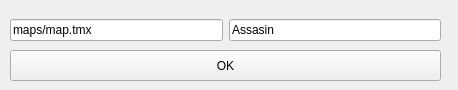
<?xml version="1.0" encoding="UTF-8"?>
<ui version="4.0">
 <class>MainWindow</class>
 <widget class="QMainWindow" name="MainWindow">
  <property name="geometry">
   <rect>
    <x>0</x>
    <y>0</y>
    <width>458</width>
    <height>90</height>
   </rect>
  </property>
  <property name="windowTitle">
   <string>MainWindow</string>
  </property>
  <widget class="QWidget" name="centralwidget">
   <widget class="QWidget" name="horizontalLayoutWidget">
    <property name="geometry">
     <rect>
      <x>10</x>
      <y>10</y>
      <width>431</width>
      <height>41</height>
     </rect>
    </property>
    <layout class="QHBoxLayout" name="horizontalLayout">
     <item>
      <widget class="QLineEdit" name="mapType">
       <property name="text">
        <string>maps/map.tmx</string>
       </property>
      </widget>
     </item>
     <item>
      <widget class="QLineEdit" name="playerType">
       <property name="text">
        <string>Assasin</string>
       </property>
      </widget>
     </item>
    </layout>
   </widget>
   <widget class="QPushButton" name="pushButton">
    <property name="geometry">
     <rect>
      <x>10</x>
      <y>50</y>
      <width>431</width>
      <height>31</height>
     </rect>
    </property>
    <property name="text">
     <string>OK</string>
    </property>
   </widget>
  </widget>
 </widget>
 <resources/>
 <connections/>
</ui>
